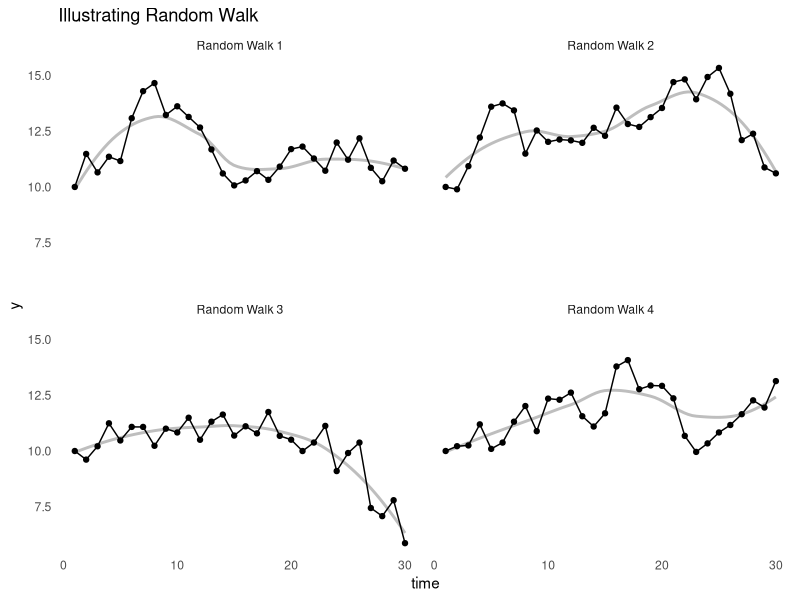

Reproduce this figure in R.

rm(list=ls())

library(ggplot2)
library(dplyr)

randomWalk <- function(n, start = 10, mu = 0, sd = 1){
  white <- rnorm(n, mean = mu, sd = sd)
  t <- 1:n
  y <- vector(mode = "double")
  y[1] <- start #start
  for (i in 2:n) {
    y[i] <- y[i-1] + white[i]
    }
  data.frame(noise = white, y = y, t = 1:n)
}

walks <- list()
for(i in 1:4) walks[[i]] <- randomWalk(30)

bind_rows(walks, .id = "id") %>% 
  mutate(walk = paste("Random Walk", id)) %>% 
  ggplot(aes(x=t, y=y, group=1)) +
  geom_smooth(se = FALSE, color = "grey") +
  geom_point() + 
  geom_line() +
  facet_wrap(~walk) +
  theme_minimal() +
  theme(plot.background = element_blank(),
        panel.grid = element_blank()) +
  ylab("y") +
  xlab("time") +
  ggtitle("Illustrating Random Walk")






